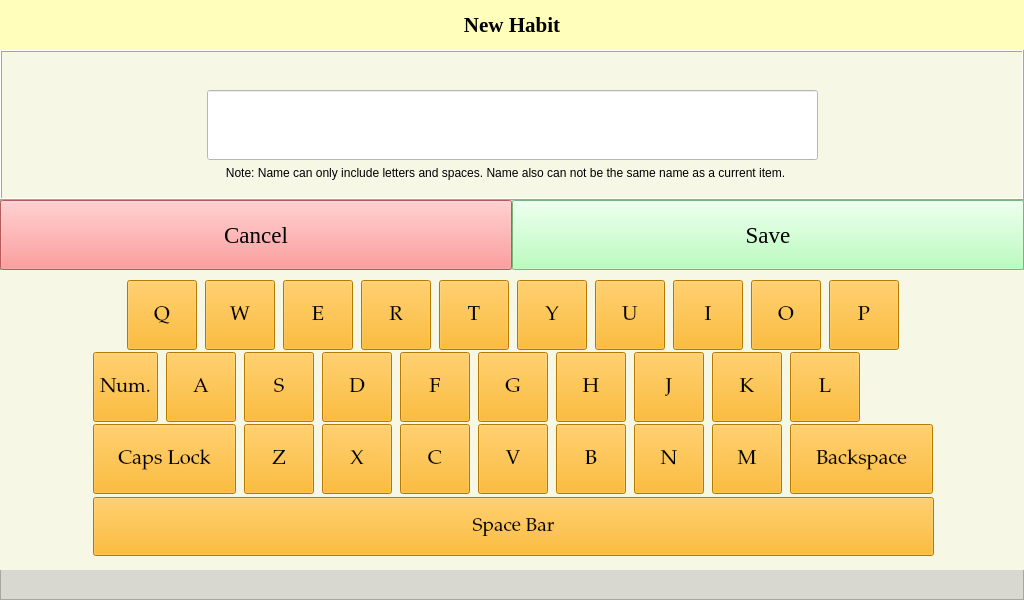
   <widget class="QFrame" name="A_frame">
    <property name="geometry">
     <rect>
      <x>0</x>
      <y>0</y>
      <width>1024</width>
      <height>600</height>
     </rect>
    </property>
    <property name="styleSheet">
     <string notr="true">background-color: rgb(216, 216, 209)</string>
    </property>
    <property name="frameShape">
     <enum>QFrame::Shape::StyledPanel</enum>
    </property>
    <property name="frameShadow">
     <enum>QFrame::Shadow::Raised</enum>
    </property>
    <widget class="QLabel" name="A_title">
     <property name="geometry">
      <rect>
       <x>0</x>
       <y>0</y>
       <width>1024</width>
       <height>50</height>
      </rect>
     </property>
     <property name="font">
      <font>
       <family>Times New Roman</family>
       <pointsize>16</pointsize>
       <bold>true</bold>
      </font>
     </property>
     <property name="styleSheet">
      <string notr="true">color:black; background-color:rgb(255, 255, 187)</string>
     </property>
     <property name="frameShape">
      <enum>QFrame::Shape::NoFrame</enum>
     </property>
     <property name="frameShadow">
      <enum>QFrame::Shadow::Plain</enum>
     </property>
     <property name="lineWidth">
      <number>1</number>
     </property>
     <property name="text">
      <string>New Habit</string>
     </property>
     <property name="alignment">
      <set>Qt::AlignmentFlag::AlignCenter</set>
     </property>
    </widget>
    <widget class="QFrame" name="A_frame1">
     <property name="geometry">
      <rect>
       <x>0</x>
       <y>50</y>
       <width>1024</width>
       <height>150</height>
      </rect>
     </property>
     <property name="styleSheet">
      <string notr="true">background-color: rgb(246, 248, 229)</string>
     </property>
     <property name="frameShape">
      <enum>QFrame::Shape::Box</enum>
     </property>
     <property name="frameShadow">
      <enum>QFrame::Shadow::Raised</enum>
     </property>
     <widget class="QLineEdit" name="A_nameInput">
      <property name="geometry">
       <rect>
        <x>207</x>
        <y>40</y>
        <width>611</width>
        <height>70</height>
       </rect>
      </property>
      <property name="font">
       <font>
        <family>Times New Roman</family>
        <pointsize>15</pointsize>
       </font>
      </property>
      <property name="styleSheet">
       <string notr="true">background-color:white;color:black;</string>
      </property>
      <property name="alignment">
       <set>Qt::AlignmentFlag::AlignCenter</set>
      </property>
     </widget>
     <widget class="QLabel" name="A_note">
      <property name="geometry">
       <rect>
        <x>200</x>
        <y>115</y>
        <width>611</width>
        <height>16</height>
       </rect>
      </property>
      <property name="styleSheet">
       <string notr="true">color:black;</string>
      </property>
      <property name="text">
       <string>Note: Name can only include letters and spaces. Name also can not be the same name as a current item.</string>
      </property>
      <property name="alignment">
       <set>Qt::AlignmentFlag::AlignCenter</set>
      </property>
     </widget>
     <widget class="QFrame" name="A_face">
      <property name="geometry">
       <rect>
        <x>880</x>
        <y>20</y>
        <width>100</width>
        <height>100</height>
       </rect>
      </property>
      <property name="styleSheet">
       <string notr="true">border-image: url(:/faces/images/nuetralFace.png) 0 0 0 0 stretch stretch;

</string>
      </property>
      <property name="frameShape">
       <enum>QFrame::Shape::NoFrame</enum>
      </property>
      <property name="frameShadow">
       <enum>QFrame::Shadow::Raised</enum>
      </property>
     </widget>
    </widget>
    <widget class="QPushButton" name="A_cancelButton">
     <property name="geometry">
      <rect>
       <x>0</x>
       <y>200</y>
       <width>512</width>
       <height>70</height>
      </rect>
     </property>
     <property name="font">
      <font>
       <family>Times New Roman</family>
       <pointsize>17</pointsize>
       <italic>false</italic>
       <bold>false</bold>
       <underline>false</underline>
      </font>
     </property>
     <property name="cursor">
      <cursorShape>PointingHandCursor</cursorShape>
     </property>
     <property name="styleSheet">
      <string notr="true">color:black; background-color: rgb(255, 126, 126)</string>
     </property>
     <property name="text">
      <string>Cancel</string>
     </property>
    </widget>
    <widget class="QFrame" name="A_keyboard">
     <property name="geometry">
      <rect>
       <x>0</x>
       <y>270</y>
       <width>1024</width>
       <height>300</height>
      </rect>
     </property>
     <property name="font">
      <font>
       <pointsize>14</pointsize>
      </font>
     </property>
     <property name="styleSheet">
      <string notr="true">background-color: rgb(246, 248, 229)</string>
     </property>
     <property name="frameShape">
      <enum>QFrame::Shape::NoFrame</enum>
     </property>
     <property name="frameShadow">
      <enum>QFrame::Shadow::Raised</enum>
     </property>
     <property name="lineWidth">
      <number>1</number>
     </property>
     <widget class="QPushButton" name="key_spacebar">
      <property name="geometry">
       <rect>
        <x>93</x>
        <y>227</y>
        <width>841</width>
        <height>59</height>
       </rect>
      </property>
      <property name="font">
       <font>
        <family>Palatino Linotype</family>
        <pointsize>14</pointsize>
        <bold>false</bold>
       </font>
      </property>
      <property name="accessibleName">
       <string/>
      </property>
      <property name="styleSheet">
       <string notr="true">color:black;
background-color: rgb(255, 170, 0)</string>
      </property>
      <property name="text">
       <string>Space Bar</string>
      </property>
     </widget>
     <widget class="QPushButton" name="key_E">
      <property name="geometry">
       <rect>
        <x>283</x>
        <y>10</y>
        <width>70</width>
        <height>70</height>
       </rect>
      </property>
      <property name="font">
       <font>
        <family>Palatino Linotype</family>
        <pointsize>15</pointsize>
        <bold>false</bold>
       </font>
      </property>
      <property name="accessibleName">
       <string/>
      </property>
      <property name="styleSheet">
       <string notr="true">color:black;
background-color: rgb(255, 170, 0)</string>
      </property>
      <property name="text">
       <string>E</string>
      </property>
     </widget>
     <widget class="QPushButton" name="key_Y">
      <property name="geometry">
       <rect>
        <x>517</x>
        <y>10</y>
        <width>70</width>
        <height>70</height>
       </rect>
      </property>
      <property name="font">
       <font>
        <family>Palatino Linotype</family>
        <pointsize>15</pointsize>
        <bold>false</bold>
       </font>
      </property>
      <property name="accessibleName">
       <string/>
      </property>
      <property name="styleSheet">
       <string notr="true">color:black;
background-color: rgb(255, 170, 0)</string>
      </property>
      <property name="text">
       <string>Y</string>
      </property>
     </widget>
     <widget class="QPushButton" name="key_A">
      <property name="geometry">
       <rect>
        <x>166</x>
        <y>82</y>
        <width>70</width>
        <height>70</height>
       </rect>
      </property>
      <property name="font">
       <font>
        <family>Palatino Linotype</family>
        <pointsize>15</pointsize>
        <bold>false</bold>
       </font>
      </property>
      <property name="accessibleName">
       <string/>
      </property>
      <property name="styleSheet">
       <string notr="true">color:black;
background-color: rgb(255, 170, 0)</string>
      </property>
      <property name="text">
       <string>A</string>
      </property>
     </widget>
     <widget class="QPushButton" name="key_K">
      <property name="geometry">
       <rect>
        <x>712</x>
        <y>82</y>
        <width>70</width>
        <height>70</height>
       </rect>
      </property>
      <property name="font">
       <font>
        <family>Palatino Linotype</family>
        <pointsize>15</pointsize>
        <bold>false</bold>
       </font>
      </property>
      <property name="accessibleName">
       <string/>
      </property>
      <property name="styleSheet">
       <string notr="true">color:black;
background-color: rgb(255, 170, 0)</string>
      </property>
      <property name="text">
       <string>K</string>
      </property>
     </widget>
     <widget class="QPushButton" name="key_N">
      <property name="geometry">
       <rect>
        <x>634</x>
        <y>154</y>
        <width>70</width>
        <height>70</height>
       </rect>
      </property>
      <property name="font">
       <font>
        <family>Palatino Linotype</family>
        <pointsize>15</pointsize>
        <bold>false</bold>
       </font>
      </property>
      <property name="accessibleName">
       <string/>
      </property>
      <property name="styleSheet">
       <string notr="true">color:black;
background-color: rgb(255, 170, 0)</string>
      </property>
      <property name="text">
       <string>N</string>
      </property>
     </widget>
     <widget class="QPushButton" name="key_W">
      <property name="geometry">
       <rect>
        <x>205</x>
        <y>10</y>
        <width>70</width>
        <height>70</height>
       </rect>
      </property>
      <property name="font">
       <font>
        <family>Palatino Linotype</family>
        <pointsize>15</pointsize>
        <bold>false</bold>
       </font>
      </property>
      <property name="accessibleName">
       <string/>
      </property>
      <property name="styleSheet">
       <string notr="true">color:black;
background-color: rgb(255, 170, 0)</string>
      </property>
      <property name="text">
       <string>W</string>
      </property>
     </widget>
     <widget class="QPushButton" name="key_R">
      <property name="geometry">
       <rect>
        <x>361</x>
        <y>10</y>
        <width>70</width>
        <height>70</height>
       </rect>
      </property>
      <property name="font">
       <font>
        <family>Palatino Linotype</family>
        <pointsize>15</pointsize>
        <bold>false</bold>
       </font>
      </property>
      <property name="accessibleName">
       <string/>
      </property>
      <property name="styleSheet">
       <string notr="true">color:black;
background-color: rgb(255, 170, 0)</string>
      </property>
      <property name="text">
       <string>R</string>
      </property>
     </widget>
     <widget class="QPushButton" name="key_Q">
      <property name="geometry">
       <rect>
        <x>127</x>
        <y>10</y>
        <width>70</width>
        <height>70</height>
       </rect>
      </property>
      <property name="font">
       <font>
        <family>Palatino Linotype</family>
        <pointsize>15</pointsize>
        <bold>false</bold>
       </font>
      </property>
      <property name="accessibleName">
       <string/>
      </property>
      <property name="styleSheet">
       <string notr="true">color:black;
background-color: rgb(255, 170, 0)</string>
      </property>
      <property name="text">
       <string>Q</string>
      </property>
     </widget>
     <widget class="QPushButton" name="key_P">
      <property name="geometry">
       <rect>
        <x>829</x>
        <y>10</y>
        <width>70</width>
        <height>70</height>
       </rect>
      </property>
      <property name="font">
       <font>
        <family>Palatino Linotype</family>
        <pointsize>15</pointsize>
        <bold>false</bold>
       </font>
      </property>
      <property name="accessibleName">
       <string/>
      </property>
      <property name="styleSheet">
       <string notr="true">color:black;
background-color: rgb(255, 170, 0)</string>
      </property>
      <property name="text">
       <string>P</string>
      </property>
     </widget>
     <widget class="QPushButton" name="key_C">
      <property name="geometry">
       <rect>
        <x>400</x>
        <y>154</y>
        <width>70</width>
        <height>70</height>
       </rect>
      </property>
      <property name="font">
       <font>
        <family>Palatino Linotype</family>
        <pointsize>15</pointsize>
        <bold>false</bold>
       </font>
      </property>
      <property name="accessibleName">
       <string/>
      </property>
      <property name="styleSheet">
       <string notr="true">color:black;
background-color: rgb(255, 170, 0)</string>
      </property>
      <property name="text">
       <string>C</string>
      </property>
     </widget>
     <widget class="QPushButton" name="key_F">
      <property name="geometry">
       <rect>
        <x>400</x>
        <y>82</y>
        <width>70</width>
        <height>70</height>
       </rect>
      </property>
      <property name="font">
       <font>
        <family>Palatino Linotype</family>
        <pointsize>15</pointsize>
        <bold>false</bold>
       </font>
      </property>
      <property name="accessibleName">
       <string/>
      </property>
      <property name="styleSheet">
       <string notr="true">color:black;
background-color: rgb(255, 170, 0)</string>
      </property>
      <property name="text">
       <string>F</string>
      </property>
     </widget>
     <widget class="QPushButton" name="key_V">
      <property name="geometry">
       <rect>
        <x>478</x>
        <y>154</y>
        <width>70</width>
        <height>70</height>
       </rect>
      </property>
      <property name="font">
       <font>
        <family>Palatino Linotype</family>
        <pointsize>15</pointsize>
        <bold>false</bold>
       </font>
      </property>
      <property name="accessibleName">
       <string/>
      </property>
      <property name="styleSheet">
       <string notr="true">color:black;
background-color: rgb(255, 170, 0)</string>
      </property>
      <property name="text">
       <string>V</string>
      </property>
     </widget>
     <widget class="QPushButton" name="key_O">
      <property name="geometry">
       <rect>
        <x>751</x>
        <y>10</y>
        <width>70</width>
        <height>70</height>
       </rect>
      </property>
      <property name="font">
       <font>
        <family>Palatino Linotype</family>
        <pointsize>15</pointsize>
        <bold>false</bold>
       </font>
      </property>
      <property name="accessibleName">
       <string/>
      </property>
      <property name="styleSheet">
       <string notr="true">color:black;
background-color: rgb(255, 170, 0)</string>
      </property>
      <property name="text">
       <string>O</string>
      </property>
     </widget>
     <widget class="QPushButton" name="key_U">
      <property name="geometry">
       <rect>
        <x>595</x>
        <y>10</y>
        <width>70</width>
        <height>70</height>
       </rect>
      </property>
      <property name="font">
       <font>
        <family>Palatino Linotype</family>
        <pointsize>15</pointsize>
        <bold>false</bold>
       </font>
      </property>
      <property name="accessibleName">
       <string/>
      </property>
      <property name="styleSheet">
       <string notr="true">color:black;
background-color: rgb(255, 170, 0)</string>
      </property>
      <property name="text">
       <string>U</string>
      </property>
     </widget>
     <widget class="QPushButton" name="key_backSpace">
      <property name="geometry">
       <rect>
        <x>790</x>
        <y>154</y>
        <width>143</width>
        <height>70</height>
       </rect>
      </property>
      <property name="font">
       <font>
        <family>Palatino Linotype</family>
        <pointsize>15</pointsize>
        <bold>false</bold>
       </font>
      </property>
      <property name="accessibleName">
       <string/>
      </property>
      <property name="styleSheet">
       <string notr="true">color:black;
background-color: rgb(255, 170, 0)</string>
      </property>
      <property name="text">
       <string>Backspace</string>
      </property>
     </widget>
     <widget class="QPushButton" name="key_M">
      <property name="geometry">
       <rect>
        <x>712</x>
        <y>154</y>
        <width>70</width>
        <height>70</height>
       </rect>
      </property>
      <property name="font">
       <font>
        <family>Palatino Linotype</family>
        <pointsize>15</pointsize>
        <bold>false</bold>
       </font>
      </property>
      <property name="accessibleName">
       <string/>
      </property>
      <property name="styleSheet">
       <string notr="true">color:black;
background-color: rgb(255, 170, 0)</string>
      </property>
      <property name="text">
       <string>M</string>
      </property>
     </widget>
     <widget class="QPushButton" name="key_Z">
      <property name="geometry">
       <rect>
        <x>244</x>
        <y>154</y>
        <width>70</width>
        <height>70</height>
       </rect>
      </property>
      <property name="font">
       <font>
        <family>Palatino Linotype</family>
        <pointsize>15</pointsize>
        <bold>false</bold>
       </font>
      </property>
      <property name="accessibleName">
       <string/>
      </property>
      <property name="styleSheet">
       <string notr="true">color:black;
background-color: rgb(255, 170, 0)</string>
      </property>
      <property name="text">
       <string>Z</string>
      </property>
     </widget>
     <widget class="QPushButton" name="key_H">
      <property name="geometry">
       <rect>
        <x>556</x>
        <y>82</y>
        <width>70</width>
        <height>70</height>
       </rect>
      </property>
      <property name="font">
       <font>
        <family>Palatino Linotype</family>
        <pointsize>15</pointsize>
        <bold>false</bold>
       </font>
      </property>
      <property name="accessibleName">
       <string/>
      </property>
      <property name="styleSheet">
       <string notr="true">color:black;
background-color: rgb(255, 170, 0)</string>
      </property>
      <property name="text">
       <string>H</string>
      </property>
     </widget>
     <widget class="QPushButton" name="key_T">
      <property name="geometry">
       <rect>
        <x>439</x>
        <y>10</y>
        <width>70</width>
        <height>70</height>
       </rect>
      </property>
      <property name="font">
       <font>
        <family>Palatino Linotype</family>
        <pointsize>15</pointsize>
        <bold>false</bold>
       </font>
      </property>
      <property name="accessibleName">
       <string/>
      </property>
      <property name="styleSheet">
       <string notr="true">color:black;
background-color: rgb(255, 170, 0)</string>
      </property>
      <property name="text">
       <string>T</string>
      </property>
     </widget>
     <widget class="QPushButton" name="key_J">
      <property name="geometry">
       <rect>
        <x>634</x>
        <y>82</y>
        <width>70</width>
        <height>70</height>
       </rect>
      </property>
      <property name="font">
       <font>
        <family>Palatino Linotype</family>
        <pointsize>15</pointsize>
        <bold>false</bold>
       </font>
      </property>
      <property name="accessibleName">
       <string/>
      </property>
      <property name="styleSheet">
       <string notr="true">color:black;
background-color: rgb(255, 170, 0)</string>
      </property>
      <property name="text">
       <string>J</string>
      </property>
     </widget>
     <widget class="QPushButton" name="key_L">
      <property name="geometry">
       <rect>
        <x>790</x>
        <y>82</y>
        <width>70</width>
        <height>70</height>
       </rect>
      </property>
      <property name="font">
       <font>
        <family>Palatino Linotype</family>
        <pointsize>15</pointsize>
        <bold>false</bold>
       </font>
      </property>
      <property name="accessibleName">
       <string/>
      </property>
      <property name="styleSheet">
       <string notr="true">color:black;
background-color: rgb(255, 170, 0)</string>
      </property>
      <property name="text">
       <string>L</string>
      </property>
     </widget>
     <widget class="QPushButton" name="key_G">
      <property name="geometry">
       <rect>
        <x>478</x>
        <y>82</y>
        <width>70</width>
        <height>70</height>
       </rect>
      </property>
      <property name="font">
       <font>
        <family>Palatino Linotype</family>
        <pointsize>15</pointsize>
        <bold>false</bold>
       </font>
      </property>
      <property name="accessibleName">
       <string/>
      </property>
      <property name="styleSheet">
       <string notr="true">color:black;
background-color: rgb(255, 170, 0)</string>
      </property>
      <property name="text">
       <string>G</string>
      </property>
     </widget>
     <widget class="QPushButton" name="key_B">
      <property name="geometry">
       <rect>
        <x>556</x>
        <y>154</y>
        <width>70</width>
        <height>70</height>
       </rect>
      </property>
      <property name="font">
       <font>
        <family>Palatino Linotype</family>
        <pointsize>15</pointsize>
        <bold>false</bold>
       </font>
      </property>
      <property name="accessibleName">
       <string/>
      </property>
      <property name="styleSheet">
       <string notr="true">color:black;
background-color: rgb(255, 170, 0)</string>
      </property>
      <property name="text">
       <string>B</string>
      </property>
     </widget>
     <widget class="QPushButton" name="key_I">
      <property name="geometry">
       <rect>
        <x>673</x>
        <y>10</y>
        <width>70</width>
        <height>70</height>
       </rect>
      </property>
      <property name="font">
       <font>
        <family>Palatino Linotype</family>
        <pointsize>15</pointsize>
        <bold>false</bold>
       </font>
      </property>
      <property name="accessibleName">
       <string/>
      </property>
      <property name="styleSheet">
       <string notr="true">color:black;
background-color: rgb(255, 170, 0)</string>
      </property>
      <property name="text">
       <string>I</string>
      </property>
     </widget>
     <widget class="QPushButton" name="key_X">
      <property name="geometry">
       <rect>
        <x>322</x>
        <y>154</y>
        <width>70</width>
        <height>70</height>
       </rect>
      </property>
      <property name="font">
       <font>
        <family>Palatino Linotype</family>
        <pointsize>15</pointsize>
        <bold>false</bold>
       </font>
      </property>
      <property name="accessibleName">
       <string/>
      </property>
      <property name="styleSheet">
       <string notr="true">color:black;
background-color: rgb(255, 170, 0)</string>
      </property>
      <property name="text">
       <string>X</string>
      </property>
     </widget>
     <widget class="QPushButton" name="key_S">
      <property name="geometry">
       <rect>
        <x>244</x>
        <y>82</y>
        <width>70</width>
        <height>70</height>
       </rect>
      </property>
      <property name="font">
       <font>
        <family>Palatino Linotype</family>
        <pointsize>15</pointsize>
        <bold>false</bold>
       </font>
      </property>
      <property name="accessibleName">
       <string/>
      </property>
      <property name="styleSheet">
       <string notr="true">color:black;
background-color: rgb(255, 170, 0)</string>
      </property>
      <property name="text">
       <string>S</string>
      </property>
     </widget>
     <widget class="QPushButton" name="key_D">
      <property name="geometry">
       <rect>
        <x>322</x>
        <y>82</y>
        <width>70</width>
        <height>70</height>
       </rect>
      </property>
      <property name="font">
       <font>
        <family>Palatino Linotype</family>
        <pointsize>15</pointsize>
        <bold>false</bold>
       </font>
      </property>
      <property name="accessibleName">
       <string/>
      </property>
      <property name="styleSheet">
       <string notr="true">color:black;
background-color: rgb(255, 170, 0)</string>
      </property>
      <property name="text">
       <string>D</string>
      </property>
     </widget>
     <widget class="QPushButton" name="key_capps">
      <property name="geometry">
       <rect>
        <x>93</x>
        <y>154</y>
        <width>143</width>
        <height>70</height>
       </rect>
      </property>
      <property name="font">
       <font>
        <family>Palatino Linotype</family>
        <pointsize>15</pointsize>
        <bold>false</bold>
       </font>
      </property>
      <property name="accessibleName">
       <string/>
      </property>
      <property name="styleSheet">
       <string notr="true">color:black;
background-color: rgb(255, 170, 0)</string>
      </property>
      <property name="text">
       <string>Caps Lock</string>
      </property>
     </widget>
     <widget class="QPushButton" name="key_A_2">
      <property name="geometry">
       <rect>
        <x>93</x>
        <y>82</y>
        <width>65</width>
        <height>70</height>
       </rect>
      </property>
      <property name="font">
       <font>
        <family>Palatino Linotype</family>
        <pointsize>15</pointsize>
        <bold>false</bold>
       </font>
      </property>
      <property name="accessibleName">
       <string/>
      </property>
      <property name="styleSheet">
       <string notr="true">color:black;
background-color: rgb(255, 170, 0)</string>
      </property>
      <property name="text">
       <string>Num.</string>
      </property>
     </widget>
    </widget>
    <widget class="QPushButton" name="A_saveButton">
     <property name="geometry">
      <rect>
       <x>512</x>
       <y>200</y>
       <width>512</width>
       <height>70</height>
      </rect>
     </property>
     <property name="font">
      <font>
       <family>Times New Roman</family>
       <pointsize>17</pointsize>
       <italic>false</italic>
       <bold>false</bold>
       <underline>false</underline>
      </font>
     </property>
     <property name="cursor">
      <cursorShape>PointingHandCursor</cursorShape>
     </property>
     <property name="styleSheet">
      <string notr="true">color:black; background-color: rgb(165, 255, 171)</string>
     </property>
     <property name="text">
      <string>Save</string>
     </property>
    </widget>
    <zorder>A_title</zorder>
    <zorder>A_frame1</zorder>
    <zorder>A_keyboard</zorder>
    <zorder>A_cancelButton</zorder>
    <zorder>A_saveButton</zorder>
   </widget>
